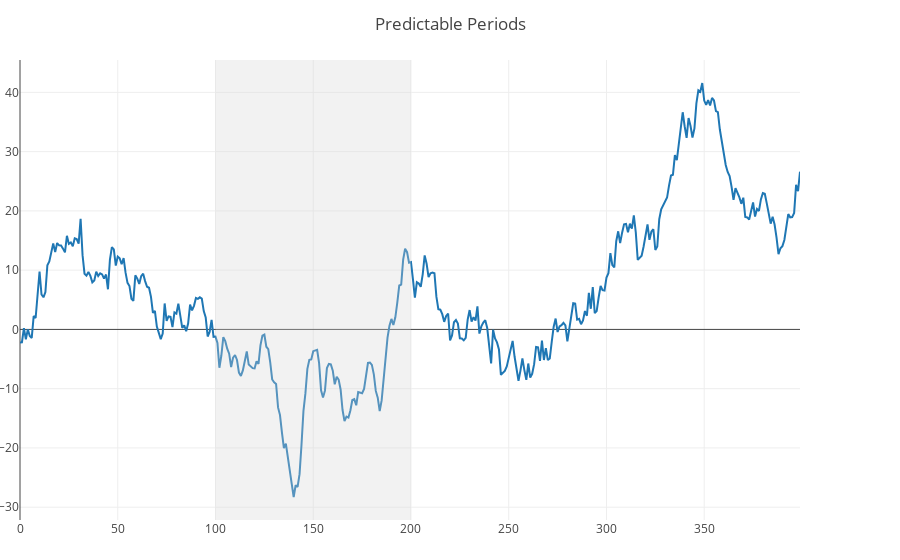

Here is the notebook cell this chart was saved with:
### Code cell
plot_predcitability(cumsum(signal), reference, title="Predictable Periods")

### Figure 1 — Plotly figure (JSON) as saved in the notebook; plotly's stock layout.template omitted (floating-point values rounded to 4 significant figures; data arrays with more than 128 entries replaced by an {"elided": "..."} marker saying what was removed)
{"data": [{"type": "scatter", "y": {"elided": "400 float values"}}], "layout": {"autosize": true, "margin": {"b": 40, "l": 20, "r": 100, "t": 60}, "shapes": [{"fillcolor": "#d3d3d3", "line": {"width": 0}, "opacity": 0.3, "type": "rect", "x0": 100, "x1": 200, "xref": "x", "y0": 0, "y1": 1, "yref": "paper"}], "title": {"text": "Predictable Periods"}, "xaxis": {"autorange": true, "range": [0, 399]}, "yaxis": {"autorange": true, "range": [-32.16, 45.46], "type": "linear"}}}
